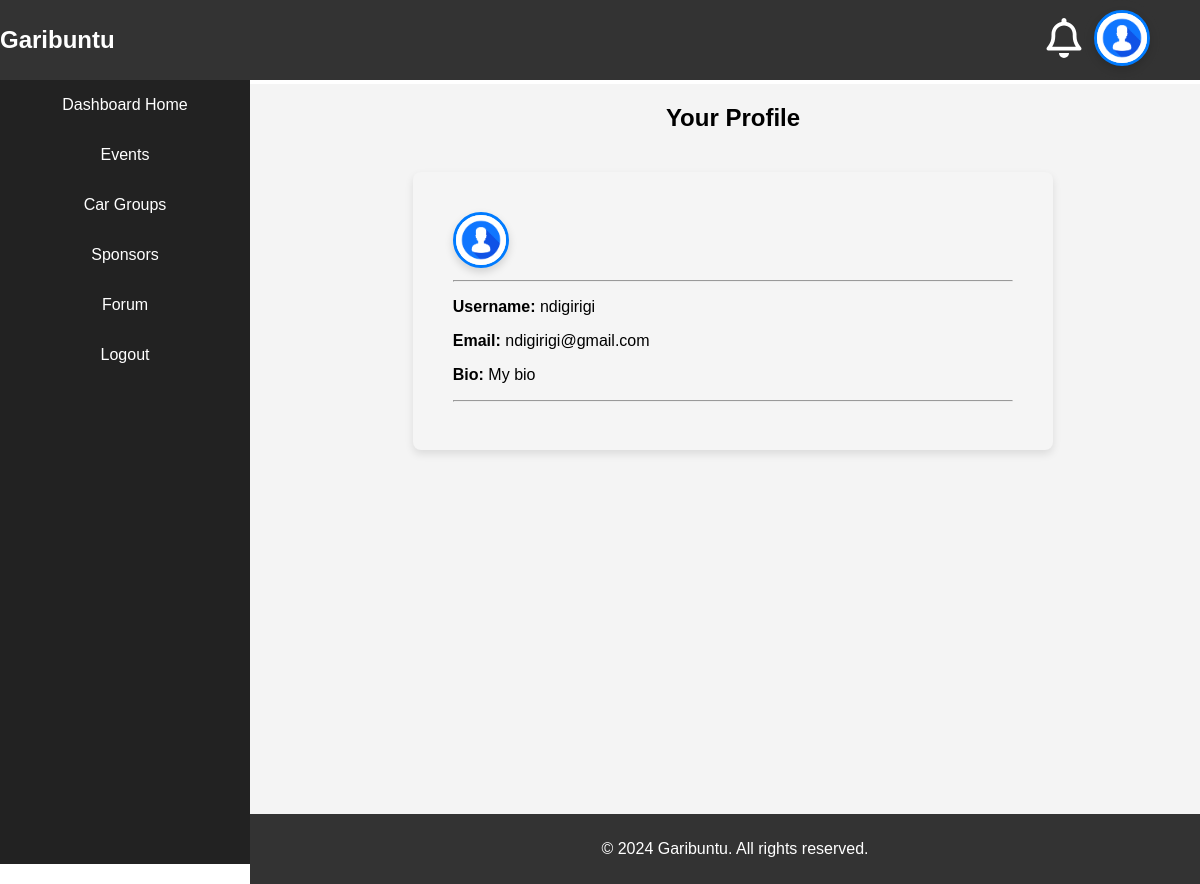
/users/profile/ (signed in), run on an earlier commit of the app's database.
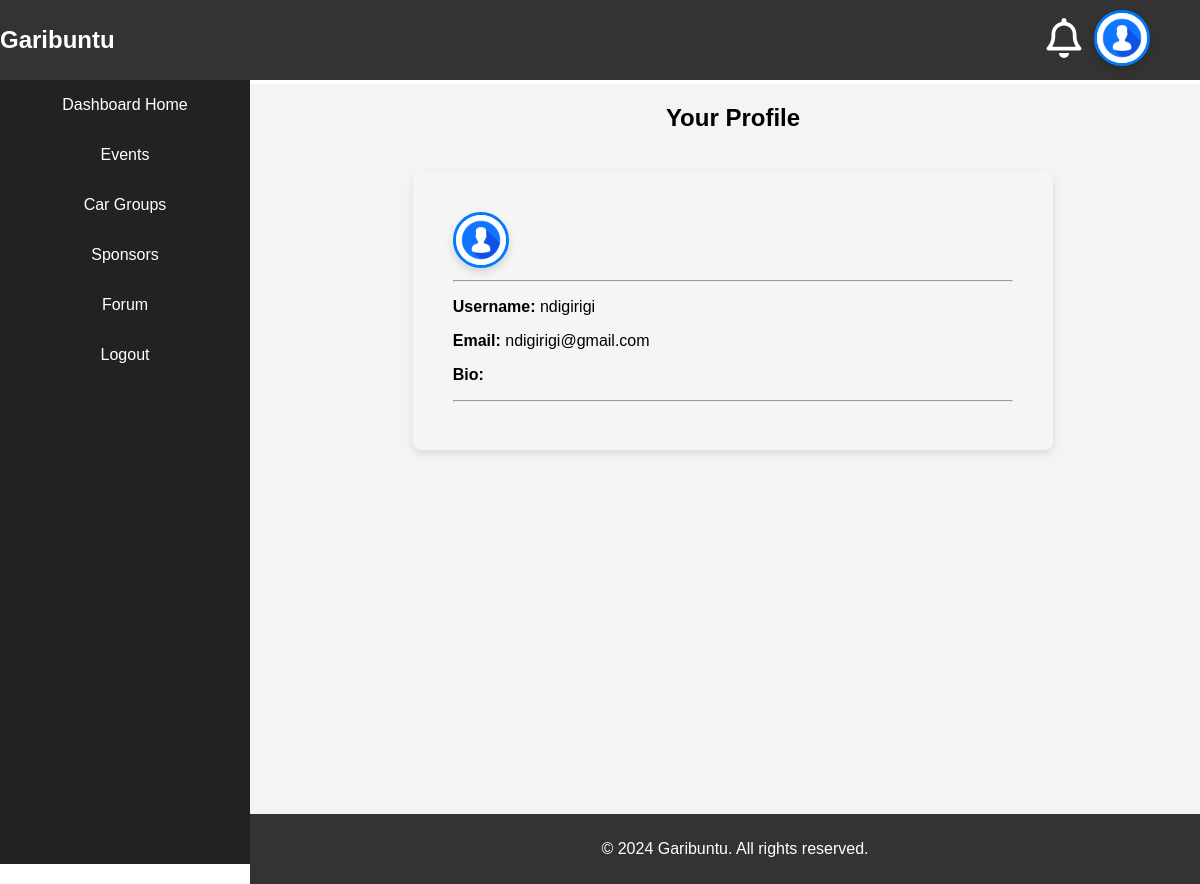
And on a later commit of the database.
### users/models.py (models this page shows, shortened)
class User(AbstractUser):
    email = models.EmailField(unique=True)
    is_sponsor = models.BooleanField(default=False)  # Add this line to distinguish sponsors
    '''
    profile_picture = models.ImageField(upload_to='profiles/', blank=True, null=True)
    bio = models.TextField(blank=True, null=True)
    '''

class Profile(models.Model):
    user = models.OneToOneField(User, on_delete=models.CASCADE)
    bio = models.TextField(blank=True)
    location = models.CharField(max_length=100, blank=True)
    profile_picture = models.ImageField(upload_to='profile_pics/', blank=True, null=True)

### users/views.py (the view)
# urls.py: path('profile/', views.profile_view, name='profile_view'),
@login_required
def profile_view(request):
    profile, created = Profile.objects.get_or_create(user=request.user)
    return render(request, 'profile.html', {'profile': profile})

### sponsors/sponsor_login_required.py (called while the page is built)
    def __call__(self, request):
        if request.path in [reverse('sponsors:sponsor_register'), reverse('sponsors:sponsor_login')]:
            return self.get_response(request)
        if request.path.startswith('/sponsors/') and not request.session.get('sponsor_id'):
            return redirect(reverse('sponsors:sponsor_login'))
        return self.get_response(request)

### users/templates/profile.html (shortened to what this page needs)
{% extends "base-dash.html" %}
{% load static %}
{% block content %}
<h2 class="profile-head">Your Profile</h2>
<div class="profile-container">
    {% if user.profile.profile_picture %}
    <img src="{{ user.profile.profile_picture.url }}" alt="Current Profile Picture" class="profile-picture-dash">
    {% else %}
    <img src="{% static 'images/default-avatar.jpg' %}" alt="Default Avatar" class="profile-picture-dash">
    {% endif %}
<hr>
    <p><strong>Username:</strong> {{ user.username }}</p>
    <p><strong>Email:</strong> {{ user.email }}</p>
    <p><strong>Bio:</strong> {{ user.profile.bio }}</p>
<hr>
</div>
{% endblock %}

What changed in the data, as far as the page shows it:
changed User "ndigirigi": profile.bio "My bio" → (not shown)
